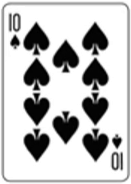
#> input picture cartaGrande.png, 131 x 184 px
$ python q1.py
#> lines starting #> are read from the running program, lines starting #| are printed output that depends on the picture; after the words box and inside, x2 and y2 are one past the last pixel; in counts of white or black regions, pixels touching at a corner belong together; pictures that were not available may be replaced by others from this repository, and a replacement may not be noted
from pickle import FRAME
import cv2
import numpy as np

cap = cv2.VideoCapture("q1.mp4")
template1 = cv2.imread("cartaGrande.png", cv2.IMREAD_GRAYSCALE)
#> template1 is the input picture: shape (184, 131); min 0, max 255, mean 193
template2 = cv2.imread("cartaPequena.png", cv2.IMREAD_GRAYSCALE)
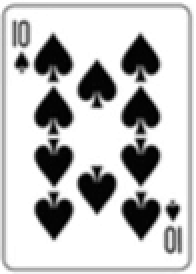
#> input picture cartaPequena.png, 98 x 137 px (shown 2 times larger)
#> template2 is the input picture: shape (137, 98); min 0, max 255, mean 193.5
w1, h1 = template1.shape[::-1]
#> w1 = 131; h1 = 184
w2, h2 = template2.shape[::-1]
#> w2 = 98; h2 = 137

while True:
    ret, frame = cap.read()
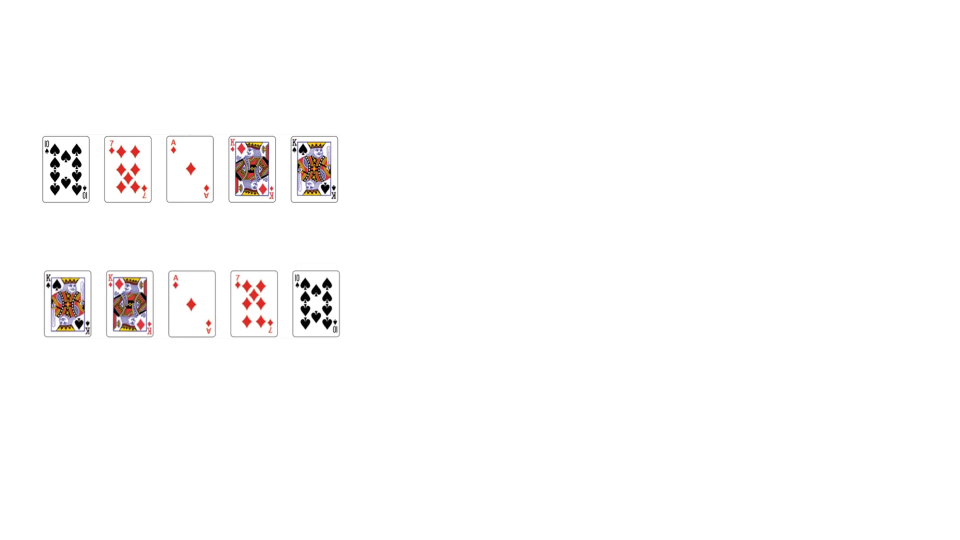
#> input picture frame 80 of videoCortado.mp4, 1920 x 1080 px, given in place of q1.mp4, which was not available (shown at 1/2 size)
#> frame is the input picture: shape (1080, 1920, 3); mean B, G, R 251.4, 251.5, 252.3
    gray_frame = cv2.cvtColor(frame, cv2.COLOR_BGR2GRAY)

    if not ret:
        break

    res1 = cv2.matchTemplate(gray_frame, template1, cv2.TM_SQDIFF_NORMED)
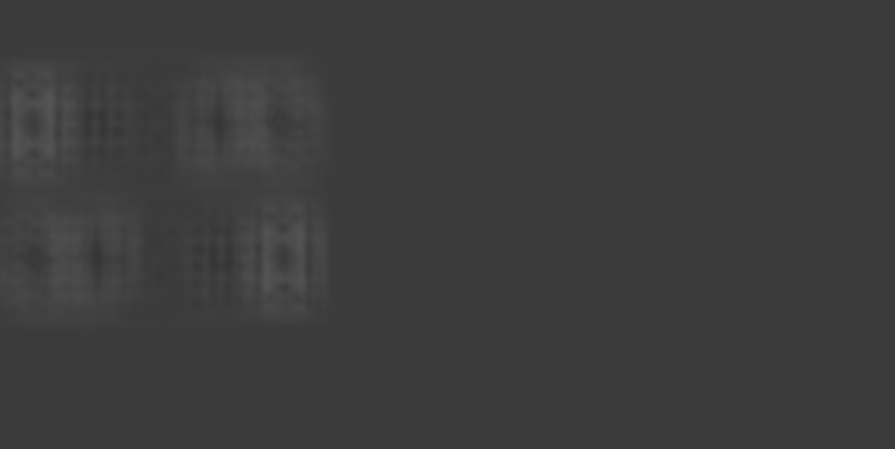
#> res1: shape (897, 1790) float32 (shown at 1/2 size); min 0.208, max 0.332, mean 0.239
    res2 = cv2.matchTemplate(gray_frame, template2, cv2.TM_SQDIFF_NORMED)
    loc1 = np.where(res1 <= 0.1)
#> loc1 = (empty array, empty array)
    loc2 = np.where(res2 <= 0.1)
#> loc2 = 53 positions, rows 268 to 542, columns 81 to 586

    font = cv2.FONT_HERSHEY_SIMPLEX

    for pt in zip(*loc1[::-1]):
        cv2.rectangle(frame, pt, (pt[0] + w1, pt[1] + h1), (0, 255, 0), 5)
        cv2.putText(frame, 'CARTA DETECTADA', (100, 100),
                    font, 1, (3, 0, 0), 3, cv2.LINE_4)
#> this loop made 0 passes

    for pt2 in zip(*loc2[::-1]):
        cv2.rectangle(frame, pt2, (pt2[0] + w2, pt2[1] + h2), (0, 255, 0), 5)
        cv2.putText(frame, 'CARTA DETECTADA', (100, 100),
                    font, 1, (3, 0, 0), 3, cv2.LINE_4)
#> this loop made 53 passes
#> pt2 on passes 1 to 12: (83, 268), (84, 268), (82, 269), (83, 269), (84, 269), (85, 269), (81, 270), (82, 270), (83, 270), (84, 270), (85, 270), (81, 271)
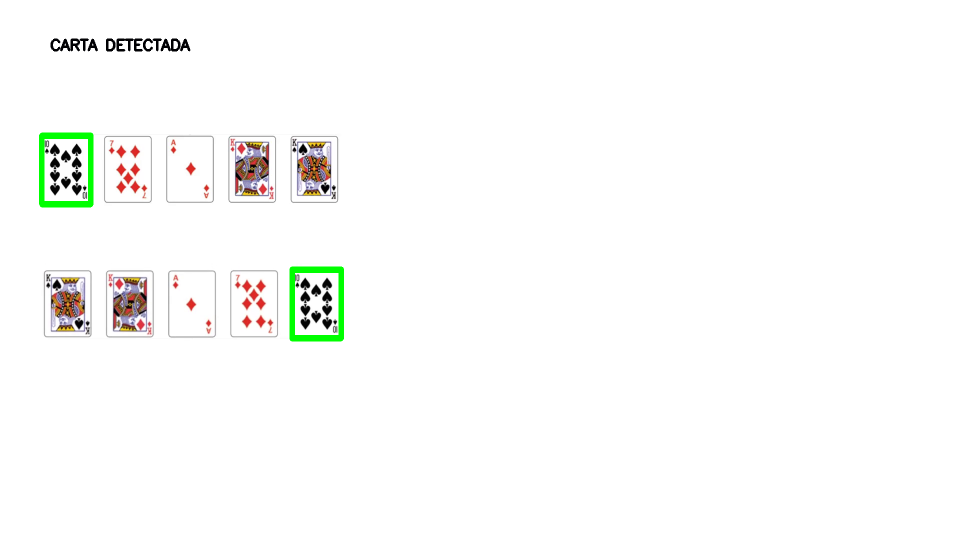
#> frame: shape (1080, 1920, 3) (shown at 1/2 size); 0.7% of pixels changed, all inside (x1, y1, x2, y2) = (78, 77, 688, 683)
    newSize = cv2.resize(frame, (1280, 720))
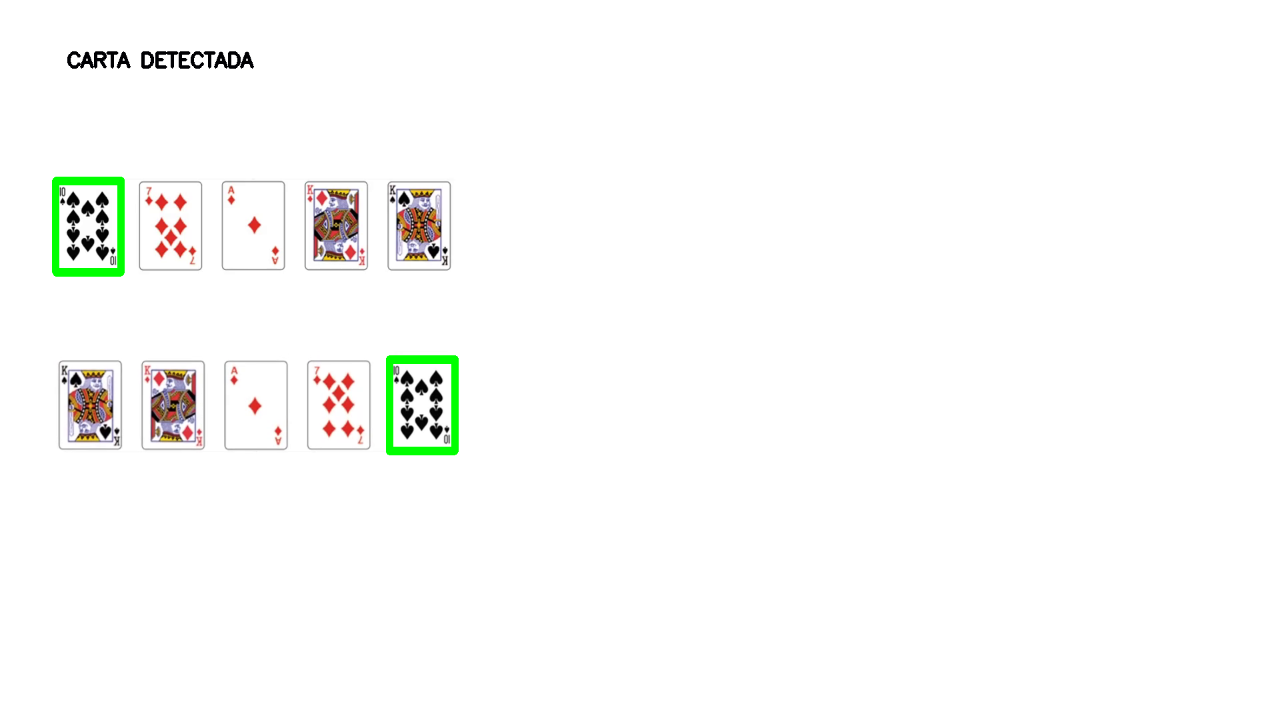
#> newSize: shape (720, 1280, 3); mean B, G, R 249.7, 251.1, 250.6
    cv2.imshow("Frame", newSize)

    key = cv2.waitKey(1) & 0xFF
#> (key Esc is pressed here)

    if key == 27:
        break

cap.release()
cv2.destroyAllWindows()
